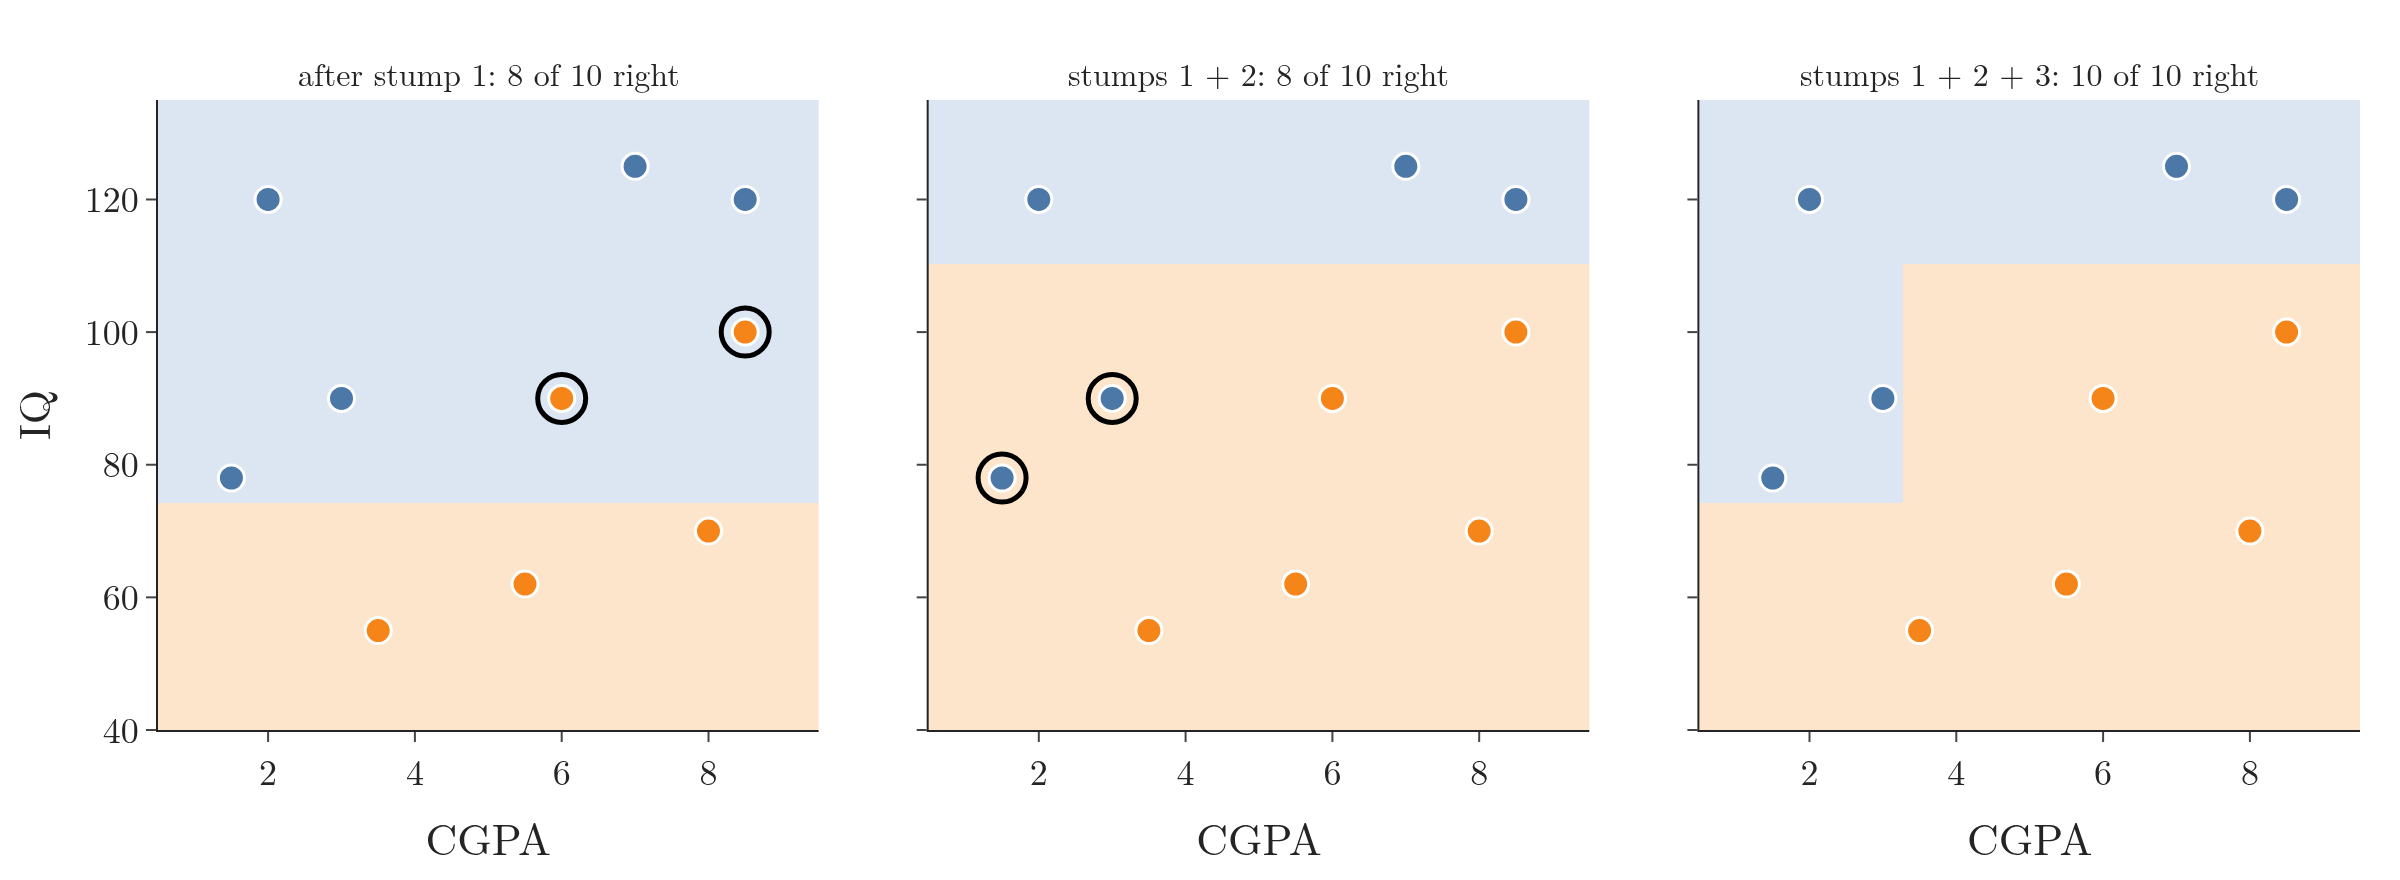

Reproduce this figure in Python.
"""Section 3, stage-wise additive: the vote of the first 1, 2 and 3 stumps on the Note's 10 students. Each panel
colours the plane by sign(sum of alpha_t h_t) over the stumps added so far; the title gives how many students the
vote gets right. Plotly."""
from pathlib import Path
import numpy as np
from plotly.subplots import make_subplots
import plotly.graph_objects as go
from adaboost_common import X, Y, CGPA, IQ, score, BLUE, ORANGE, FONT

here = Path(__file__).parent
cg, iq = np.meshgrid(np.linspace(0.5, 9.5, 181), np.linspace(40, 135, 191))
grid = np.c_[cg.ravel(), iq.ravel()]
right = [int((np.sign(score(X, t)) == Y).sum()) for t in (1, 2, 3)]
assert right == [8, 8, 10]
titles = [f"after stump 1: {right[0]} of 10 right", f"stumps 1 + 2: {right[1]} of 10 right",
          f"stumps 1 + 2 + 3: {right[2]} of 10 right"]
fig = make_subplots(rows=1, cols=3, subplot_titles=titles, horizontal_spacing=0.05, shared_yaxes=True)
for c, t in enumerate((1, 2, 3), start=1):
    z = np.sign(score(grid, t)).reshape(cg.shape)
    fig.add_trace(go.Heatmap(x=cg[0], y=iq[:, 0], z=z, colorscale=[[0, "#FDE5CC"], [1, "#DCE6F2"]], zmin=-1, zmax=1,
                             showscale=False, hoverinfo="skip"), row=1, col=c)
    for cls, col, sym in ((1, BLUE, "cross"), (-1, ORANGE, "line-ew")):
        m = Y == cls
        fig.add_scatter(x=CGPA[m], y=IQ[m], mode="markers", marker=dict(size=13, color=col, symbol=sym + "-open" if False else "circle",
                        line=dict(width=1.5, color="white")), showlegend=False, row=1, col=c)
    wrong = np.sign(score(X, t)) != Y
    fig.add_scatter(x=CGPA[wrong], y=IQ[wrong], mode="markers", marker=dict(size=24, symbol="circle-open", color="black",
                    line=dict(width=2.5)), showlegend=False, row=1, col=c)
    fig.update_xaxes(title="CGPA", range=[0.5, 9.5], row=1, col=c)
fig.update_yaxes(title="IQ", range=[40, 135], row=1, col=1)
fig.update_layout(template="simple_white", width=1200, height=440, font=FONT, margin=dict(l=60, r=20, t=50, b=60))
fig.write_image(here / "stagewise_growth.png", scale=2)
fig.write_image(here / "stagewise_growth.pdf")
